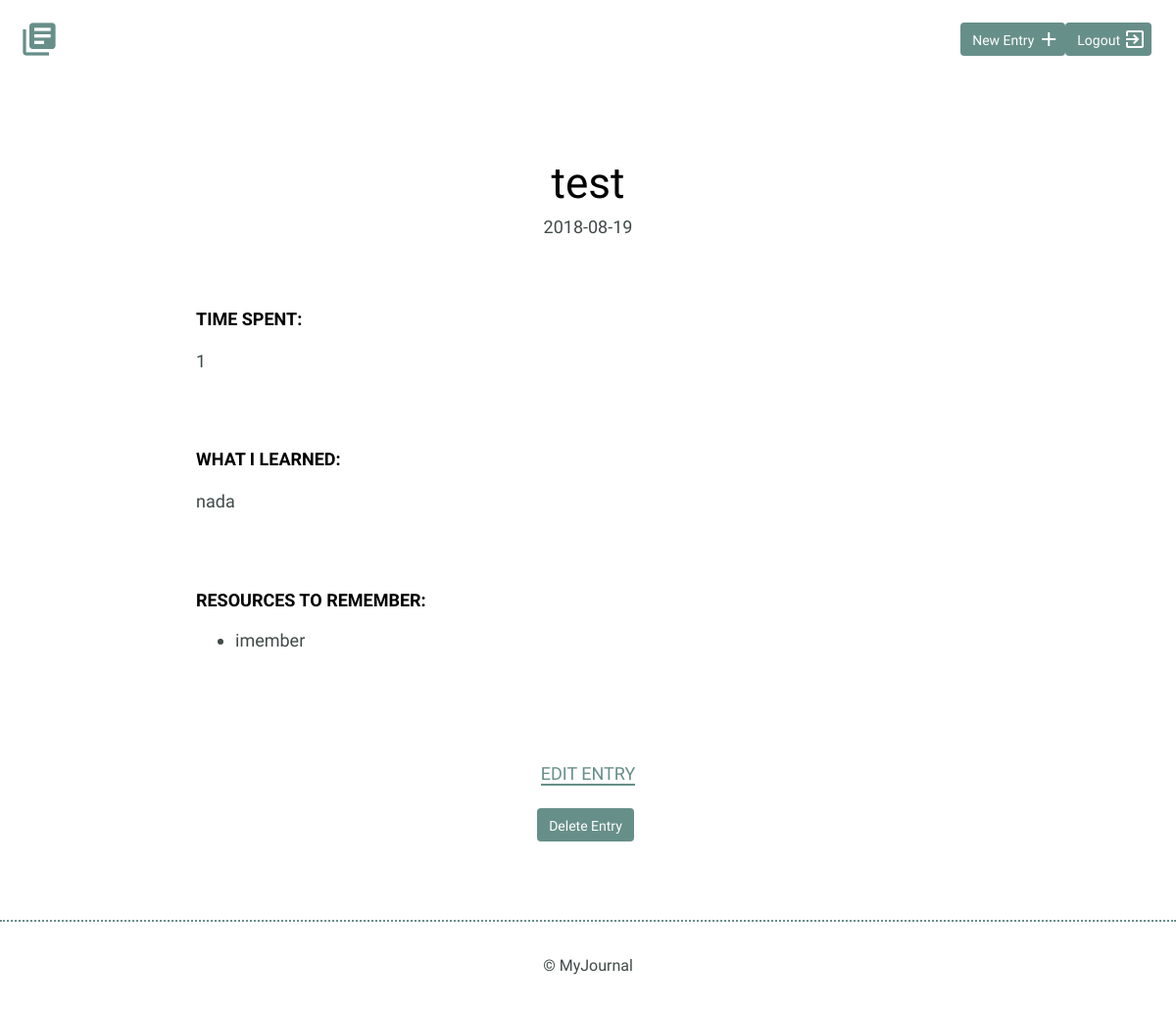
Before: /entries/1 (signed in) with the older database file.
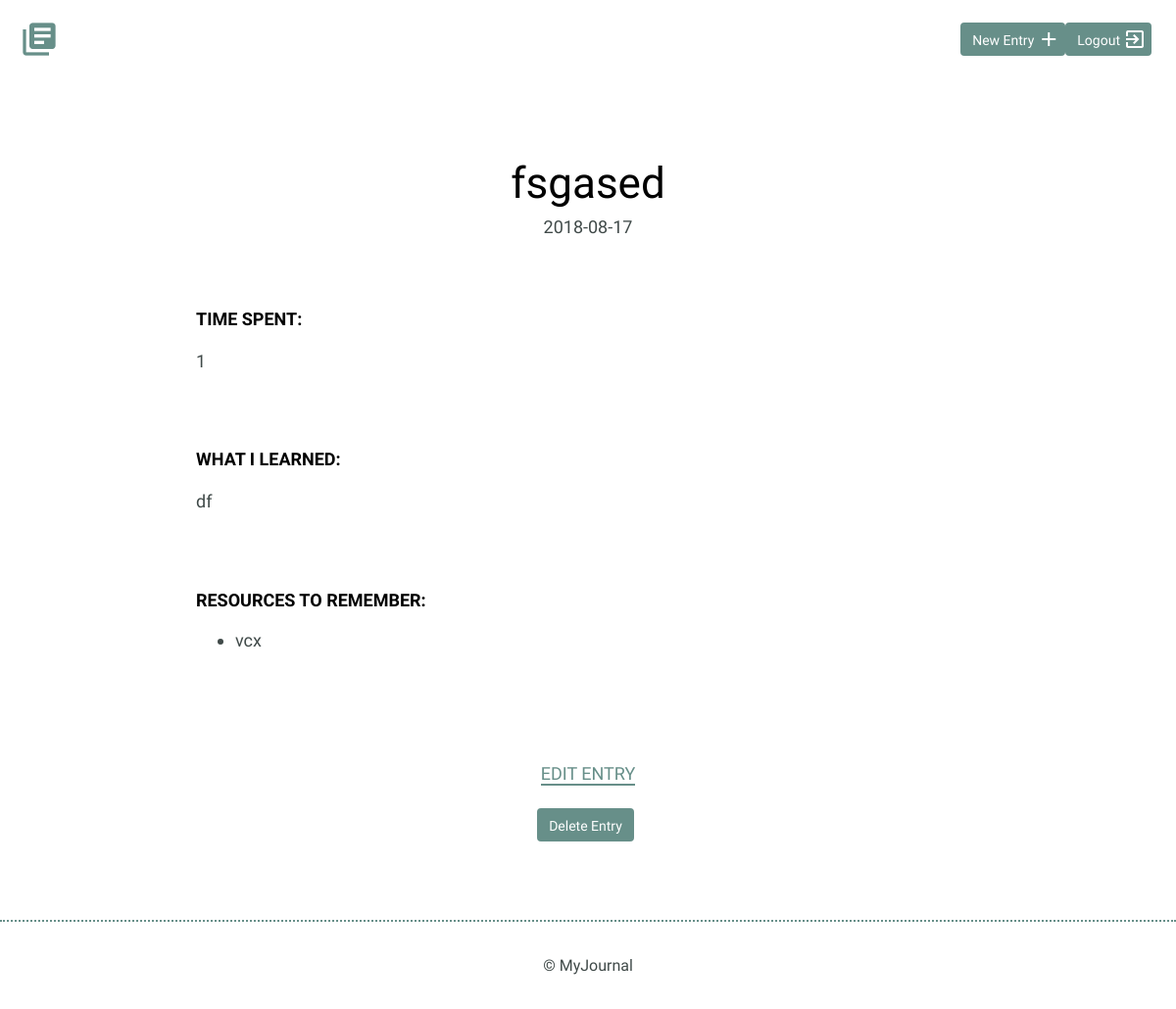
After: the same page with the newer database file.
### models.py (models this page shows, shortened)
class BaseModel(Model):
    class Meta:
        database = DATABASE

class Entry(BaseModel):
    user = ForeignKeyField(User, backref='entries')
    title = TextField()
    date = DateField()
    time_spent = IntegerField()
    learnings = TextField()
    rememberings = TextField()
    @classmethod
    def get_specific_entry(cls, entry_id):
       return cls.select().where(Entry.id == entry_id).get()

### app.py (the view)
@app.route("/entries/<entry_id>")
@login_required
def specific_entry(entry_id):
    entry = models.Entry.get_specific_entry(entry_id)
    return render_template("detail.html", entry=entry)

### app.py (called while the page is built)
@login_manager.user_loader
def load_user(user_id):
    try:
        return models.User.get(models.User.id == user_id)
    except models.DoesNotExist:
        return None

@app.before_request
def before_request():
    g.db = models.DATABASE
    g.db.connect()
    g.user = current_user

@app.after_request
def after_request(response):
    g.db.close()
    return response

### templates/detail.html
{% extends "layout.html" %}
{% block content %}
        <section>
            <div class="container">
                <div class="entry-list single">
                    <article>
                        <h1>{{entry.title}}</h1>
                        <time datetime="2016-01-31">{{entry.date}}</time>
                        <div class="entry">
                            <h3>Time Spent: </h3>
                            <p>{{entry.time_spent}}</p>
                        </div>
                        <div class="entry">
                            <h3>What I Learned:</h3>
                            <p>{{entry.learnings}}</p>
                        </div>
                        <div class="entry">
                            <h3>Resources to Remember:</h3>
                            <ul>
                                <li>{{entry.rememberings}}</a></li>
                            </ul>
                        </div>
                    </article>
                </div>
            </div>
            <div class="edit">
                <p><a href="{{ url_for('edit', entry_id=entry.id) }}">Edit Entry</a></p>
                <form action="{{ url_for('delete', entry_id=entry.id) }}" method="POST">
                    <input type="submit" value="Delete Entry" class="button">
                </form>
            </div>
        </section>
{% endblock %}

### templates/layout.html (shortened to what this page needs)
<!DOCTYPE html>
<html>
    <head>
        <link rel="stylesheet" href="{{url_for('static', filename='css/normalize.css')}}">
        <link rel="stylesheet" href="{{url_for('static', filename='css/site.css')}}">
    </head>
    <body>
        <header>
            <div class="container">
                <div class="site-header">
                    {% if current_user.is_authenticated %}
                        <a class="button icon-right" href="{{ url_for('logout') }}"><span>Logout</span> <i class="material-icons">exit_to_app</i></a>
                        <a class="logo" href="{{ url_for('entries') }}"><i class="material-icons">library_books</i></a>
                        <a class="button icon-right" href="{{ url_for('new') }}"><span>New Entry</span> <i class="material-icons">add</i></a>
                    {% else %}
                        <a class="button icon-right" href="{{ url_for('login') }}"><span>Login</span> <i class="material-icons">transit_enterexit</i></a>
                        <a class="button icon-right" href="{{ url_for('register') }}"><span>Register</span> <i class="material-icons">how_to_reg</i></a>
                    {% endif %}
                </div>
                </div>
        </header>
        {% block content %}{% endblock %}
            <footer>
            <div>
                &copy; MyJournal
            </div>
        </footer>
    </body>
</html>

### static/css/site.css (style rules this page uses)
body { font-size: 16px; color: #404a49; font-family: 'Cousine', serif; font-weight: 400; }
.container { margin: 0 auto; padding: 0 25px; }
header .site-header { margin: 0 auto; height: 95px; }
header .logo i { color: #678f89; margin: 20px 0 0 -5px; float: left; font-size: 40px; }
header .button { float: right; margin: 33px 0 0 0; }
footer { text-align: center; padding: 35px 0; border-top: 2px dotted #678f89; }
.button { padding: 8px 10px 6px 10px; background: #678f89; border: 2px solid #678f89; border-radius: 4px; text-decoration: none; color: #FFF; position: relative; text-align: center; font-size: 14px; }
.button.icon-right { padding-right: 30px; top: -10px; }
.button.icon-right i { position: absolute; top: 3px; right: 3px; }
h1, h2, h3 { margin: 0; font-weight: 400; line-height: 1em; color: #000; }
h1 { font-size: 44px; margin-bottom: 12px; }
h3 { font-size: 18px; font-family: 'Work Sans', serif; font-weight: 600; text-transform: uppercase; }
p { line-height: 1.8em; font-size: 18px; }
p a { border-bottom: 2px solid #678f89; padding: 0; color: #678f89; text-decoration: none; }
ul li { line-height: 1.8em; font-size: 18px; }
.entry-list, .edit-entry, .new-entry { max-width: 800px; margin: 0 auto; padding: 70px 0 150px 0; }
.entry-list article { margin-bottom: 70px; text-align: center; }
.entry-list article:last-child { margin-bottom: 0; }
.entry-list.single { padding-bottom: 70px; }
.entry-list.single time { font-size: 18px; }
.entry { max-width: 800px; margin: 75px auto 0 auto; text-align: left; }
.entry p { margin-bottom: 40px; }
.edit { padding-bottom: 80px; text-align: center; margin: 0 auto; }
.edit a { font-weight: 400; text-transform: uppercase; font-size: 18px; }
input[type=submit] { margin-right: 5px; }

Changed rows visible on the page:
changed Entry: title "test" → "fsgased"; date "2018-08-19" → "2018-08-17"; learnings "nada" → "df"; rememberings "imember" → "vcx"
